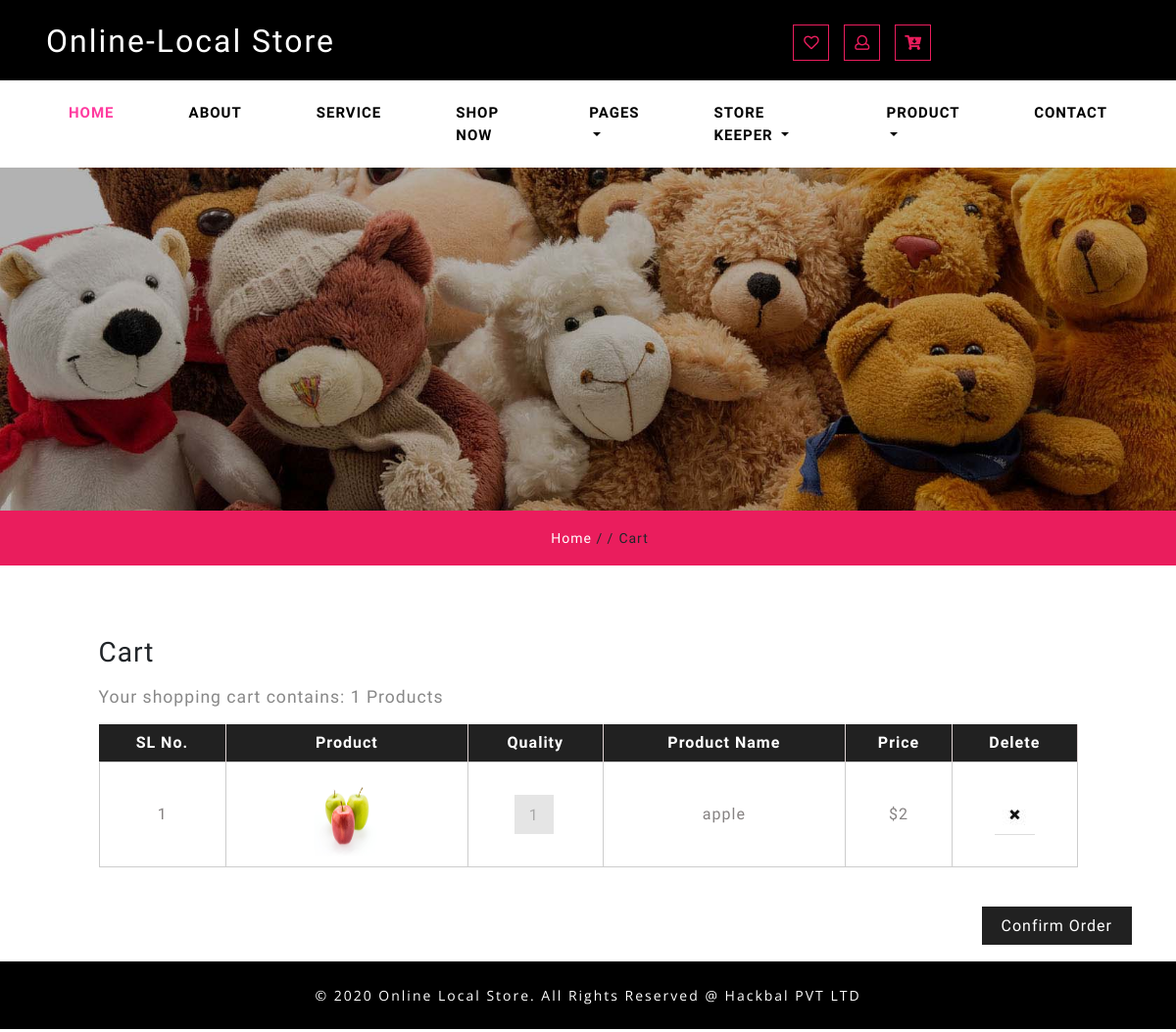
/viewcart (signed in), run on an earlier commit of the app's database.
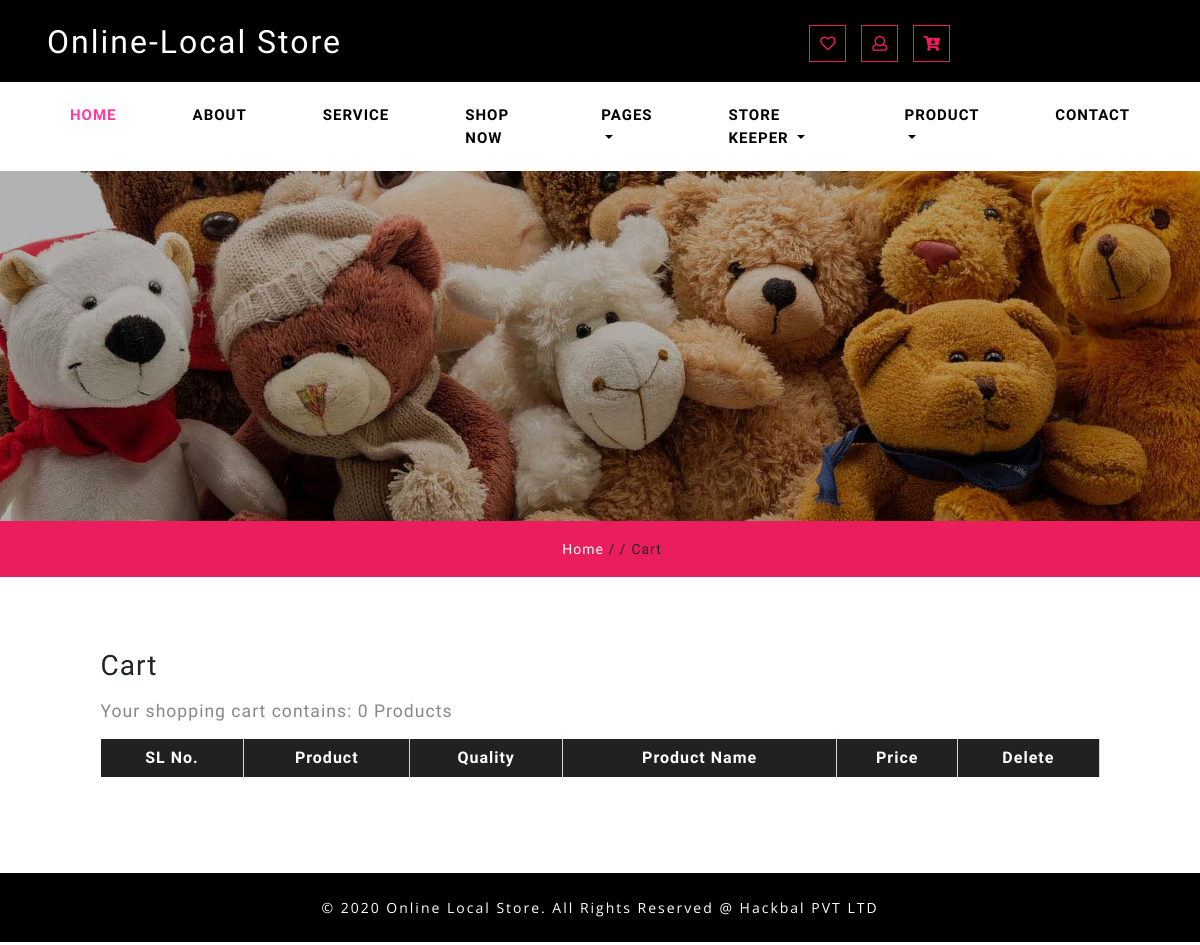
And on a later commit of the database.
### localShop/models.py (models this page shows)
class cart(models.Model):
	userid = models.ForeignKey(User,default=None,on_delete=models.CASCADE)
	productid = models.ForeignKey(products,default=None,on_delete=models.CASCADE)
	quantity = models.IntegerField(default=1)

### shop/models.py (models this page shows)
class products(models.Model):
	pname = models.CharField(max_length=100)
	ptype = models.CharField(max_length=10)
	description = models.TextField()
	stock = models.IntegerField()
	price  =models.IntegerField()
	img1 = models.ImageField(upload_to='localshop/pics')
	img2 = models.ImageField(upload_to='localshop/pics', default='default.jpg')
	img3 = models.ImageField(upload_to='localshop/pics', default='default.jpg')
	offer = models.BooleanField(default=False)
	isactive = models.BooleanField(default=True)
	offerprice = models.IntegerField(blank=True,null=True)
	created_at = models.DateField(auto_now_add=True)
	owner = models.ForeignKey(User,default=None,on_delete=models.CASCADE)

### localShop/views.py (the view)
# urls.py: path('viewcart', views.viewcart,name='cart_status'),
def viewcart(request):
	try:
		cartlist=cart.objects.filter(userid=request.user.id)
	except cart.DoesNotExist:
		cartlist = None
	total=0
	subtotal=[]
	if cartlist:
		for item in cartlist:
			if item.productid.offer:
				subtotal.append(item.productid.offerprice*item.quantity)
				total=total+item.productid.offerprice*item.quantity
			else:
				subtotal.append(item.productid.price*item.quantity)
				total=total+item.productid.price*item.quantity
	return render(request,"localshop/cart.html",{'cartlist':cartlist,'subtotal':subtotal,'total':total})

### template/localshop/cart.html (shortened to what the changed rows need)
   {% load static %}
<!DOCTYPE html>
<html lang="zxx">
   <head>
      <link href="{% static 'localshop/css/bootstrap.min.css' %}" rel="stylesheet" type="text/css" media="all">
      <link href="{% static 'localshop/css/fontawesome-all.min.css' %}" rel="stylesheet" type="text/css" media="all">
      <link rel="stylesheet" href="{% static 'localshop/css/shop.css' %}" type="text/css" />
      <link rel="stylesheet" type="text/css" href="{% static 'localshop/css/checkout.css' %}">
      <link href="{% static 'localshop/css/style.css' %}" rel='stylesheet' type='text/css' media="all">
   </head>
   <body>
        <div class="header-outs" id="home">
            <div class="container-fluid">
               <div class="hedder-up row">
                  <div class="col-lg-3 col-md-3 logo-head">
                     <h1><a class="navbar-brand" href="/">Online-Local Store</a></h1>
                  </div>
               </div>
            </div>
         </div>
         <section class="checkout py-lg-4 py-md-3 py-sm-3 py-3">
            <div class="container py-lg-5 py-md-4 py-sm-4 py-3">
               <div class="shop_inner_inf">
                  <div class="privacy about">
                     <div class="checkout-right">
                        <h4>Your shopping cart contains: <span>{{  cartlist|length }}  Products</span></h4>
                        <table class="timetable_sub">
                           <thead>
                              <tr>
                                 <th>SL No.</th>
                                 <th>Product</th>
                                 <th>Quality</th>
                                 <th>Product Name</th>
                                 <th>Price</th>
                                 <th>Delete</th>
                              </tr>
                           </thead>
                          <tbody>
                              {% for pro in cartlist %}
                              {% for subt in subtotal %}
                        {% if forloop.counter == forloop.parentloop.counter %}
                              <tr class="">
                                 <td class="invert">{{  forloop.parentloop.counter }}</td>
                                 <td class="invert-image"><a href="single.html"><img height="92" width="91" src="{{ pro.productid.img1.url}}" alt=" " class="img-responsive"></a></td>
                                 <td class="invert">
                                    <div class="quantity">
                                       <div class="quantity-select">
                                          <div class="entry value"><span>{{ pro.quantity }}</span></div>
                                       </div>
                                    </div>
                                 </td>
                                 <td class="invert">{{ pro.productid.pname }}</td>
                                 <td class="invert">${{ subt }}</td>
                                 <td class="invert"><img src="{% static 'localshop/images/close_1.jpg' %}" href="#" id="removecart" data-id="{{pro.productid.id}}" class="remove-from-cart rem"></a></td>
                              </tr>
                               {% endif %}
                        {% endfor %}
                               {% endfor %}
                           </tbody>
                        </table>
                     </div>
                  </div>
               </div>
               <div class="checkout-right-basket">
                           {% if cartlist  %}
                              <a href="checkout">Confirm Order</a>
                              {% endif %}
                           </div><br>
            </div>
      </section>
   </body>
</html>

What changed in the data, as far as the page shows it:
removed cart: productid.img1 (picture), quantity "1", productid.pname "apple", subtotal "2"
Also different on the page:
{{ cartlist|length }}: "1" → "0"
text no longer shown: "Confirm Order"
